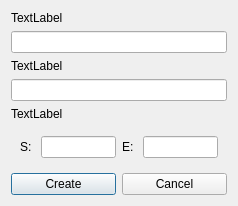
<?xml version="1.0" encoding="UTF-8"?>
<ui version="4.0">
 <class>Dialog</class>
 <widget class="QDialog" name="Dialog">
  <property name="geometry">
   <rect>
    <x>0</x>
    <y>0</y>
    <width>238</width>
    <height>182</height>
   </rect>
  </property>
  <property name="windowTitle">
   <string>Dialog</string>
  </property>
  <layout class="QVBoxLayout" name="verticalLayout_4">
   <item>
    <layout class="QVBoxLayout" name="verticalLayout_6">
     <item>
      <widget class="QLabel" name="label1_label">
       <property name="text">
        <string>TextLabel</string>
       </property>
      </widget>
     </item>
     <item>
      <widget class="QLineEdit" name="lineEdit1_lineEdit"/>
     </item>
     <item>
      <widget class="QLabel" name="label2_label">
       <property name="text">
        <string>TextLabel</string>
       </property>
      </widget>
     </item>
     <item>
      <widget class="QLineEdit" name="lineEdit2_lineEdit"/>
     </item>
    </layout>
   </item>
   <item>
    <widget class="QLabel" name="label3_label">
     <property name="text">
      <string>TextLabel</string>
     </property>
    </widget>
   </item>
   <item>
    <widget class="QFrame" name="duration_frame">
     <layout class="QHBoxLayout" name="horizontalLayout_3">
      <item>
       <widget class="QLabel" name="label">
        <property name="text">
         <string>S: </string>
        </property>
       </widget>
      </item>
      <item>
       <widget class="QLineEdit" name="start_lineEdit"/>
      </item>
      <item>
       <widget class="QLabel" name="label_2">
        <property name="text">
         <string>E: </string>
        </property>
       </widget>
      </item>
      <item>
       <widget class="QLineEdit" name="end_lineEdit"/>
      </item>
     </layout>
    </widget>
   </item>
   <item>
    <layout class="QHBoxLayout" name="horizontalLayout_2">
     <item>
      <widget class="QPushButton" name="button1_pushButton">
       <property name="text">
        <string>Create</string>
       </property>
      </widget>
     </item>
     <item>
      <widget class="QPushButton" name="button2_pushButton">
       <property name="text">
        <string>Cancel</string>
       </property>
      </widget>
     </item>
    </layout>
   </item>
  </layout>
 </widget>
 <resources/>
 <connections/>
</ui>
